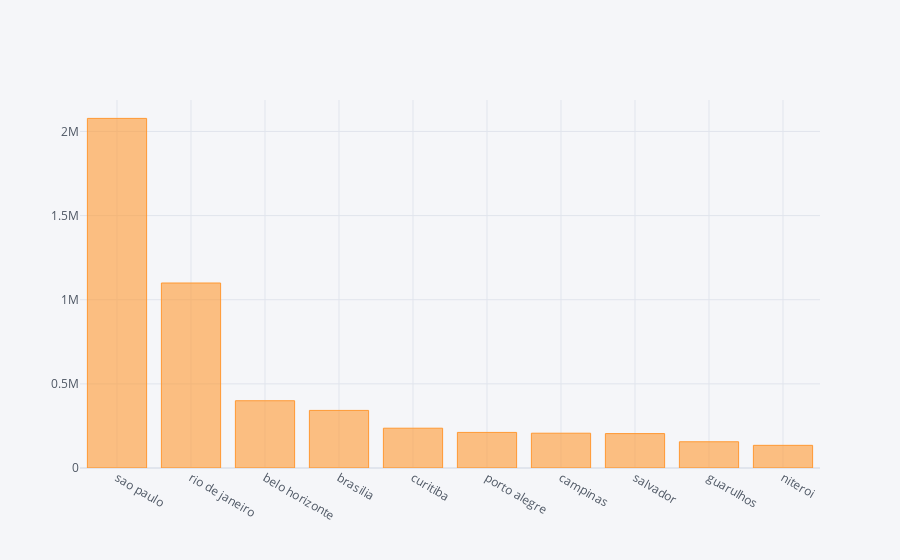

The code cell stored with this chart in its notebook:
### Code cell
# 시각화
locations_payment_values_top10.iplot(kind="bar")

### Figure 1 — Plotly figure (JSON) as saved in the notebook; plotly's stock layout.template omitted (floating-point values rounded to 4 significant figures)
{"data": [{"marker": {"color": "rgba(255, 153, 51, 0.6)", "line": {"color": "rgba(255, 153, 51, 1.0)", "width": 1}}, "name": "payment_value", "orientation": "v", "text": "", "type": "bar", "x": ["sao paulo", "rio de janeiro", "belo horizonte", "brasilia", "curitiba", "porto alegre", "campinas", "salvador", "guarulhos", "niteroi"], "y": [2078000.0, 1099000.0, 399700.0, 342200.0, 236500.0, 211500.0, 206800.0, 204400.0, 155900.0, 134700.0]}], "layout": {"legend": {"bgcolor": "#F5F6F9", "font": {"color": "#4D5663"}}, "paper_bgcolor": "#F5F6F9", "plot_bgcolor": "#F5F6F9", "title": {"font": {"color": "#4D5663"}}, "xaxis": {"gridcolor": "#E1E5ED", "showgrid": true, "tickfont": {"color": "#4D5663"}, "title": {"font": {"color": "#4D5663"}, "text": ""}, "zerolinecolor": "#E1E5ED"}, "yaxis": {"gridcolor": "#E1E5ED", "showgrid": true, "tickfont": {"color": "#4D5663"}, "title": {"font": {"color": "#4D5663"}, "text": ""}, "zerolinecolor": "#E1E5ED"}}}
